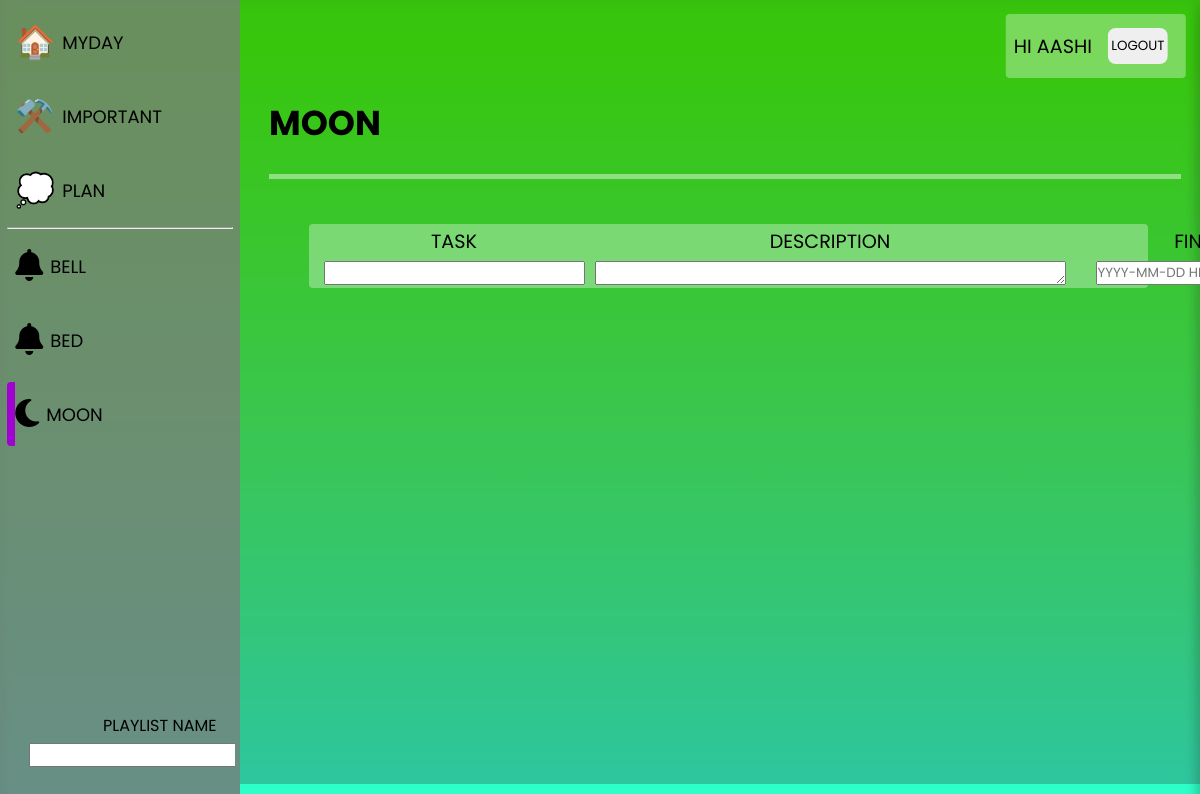
/moon/ (signed in), run on the app's committed database.
### todo/models.py (models this page shows, shortened)
class PlayListClass(models.Model):
    id = models.UUIDField(primary_key=True, default=uuid.uuid4, editable=False,unique=True)
    user=models.ForeignKey(User, verbose_name='User', on_delete=models.CASCADE,null=True)
    title=models.CharField(max_length=50)
    playlist=models.ForeignKey(TodoClass, verbose_name="plan", on_delete=models.CASCADE,blank=True,null=True)
    finished=models.ForeignKey(FinishTimeClass, verbose_name="playlist_finished", on_delete=models.CASCADE,blank=True,null=True)
    class Meta:
        verbose_name='playlist'
        verbose_name_plural='playlists'

class TodoClass(models.Model):
    id = models.UUIDField(primary_key=True, default=uuid.uuid4, editable=False,unique=True)
    title=models.CharField(max_length=100,verbose_name='title',name='title')
    description=models.TextField(verbose_name='description',blank=True)
    create_time=models.DateTimeField(default=timezone.now)
    star=models.BooleanField(default=False,verbose_name='Star')
    finished=models.BooleanField(default=False,verbose_name='Finished')

class FinishTimeClass(models.Model):
    id = models.UUIDField(primary_key=True, default=uuid.uuid4, editable=False,unique=True)
    finish_time=models.DateTimeField(auto_now=False, auto_now_add=False,blank=True)

### todo/views.py (the view)
# urls.py: path('<str:playlist>/',combined_function,name='todo'),
@login_required
def combined_function(request, playlist):
    user=request.user
    time = False
    ctr = None
    heading = set()
    play = PlayListClass.objects.filter(user=user).order_by('title')
    for lst in play:
        heading.add(lst.title)
    tasks = {}
    if playlist == 'myday':
        playlists = MyDayClass.objects.filter(user=user, playlist__create_time__date=current_date).order_by(Case(When(playlist__finished=False, then=0), default=1),'-playlist__create_time')
        ctr = MyDayClass
    elif playlist == 'important':
        playlists = ImportantClass.objects.filter(user=user).order_by(Case(When(playlist__finished=False, then=0), default=1),'-playlist__create_time')
        ctr = ImportantClass
    elif playlist == 'plan':
        playlists = PlanClass.objects.filter(user=user).order_by(Case(When(playlist__finished=False, then=0), default=1),'-playlist__create_time')
        ctr = PlanClass
        time = True
    else:
        playlists = PlayListClass.objects.filter(Q(title=playlist.lower()) & Q(user=user)).order_by(Case(When(playlist__finished=False, then=0), default=1),'-playlist__create_time')
        ctr = PlayListClass
        time = True
    for ptr in playlists:
        if ptr.finished:
            if ptr.finished.finish_time < timezone.now():
                ptr.playlist.finished = True
                ptr.playlist.save()
                ptr.save()
            tasks[ptr.playlist] = ptr.finished
        else:
            if ptr.playlist!=None and ptr.playlist.create_time.date() < timezone.now().date():
                ptr.playlist.finished = True
                ptr.playlist.save()
                ptr.save()
            tasks[ptr.playlist] = None
    if request.method == "POST":
        form3=NewPlayListForm(request.POST)
        form1 = TodoForm(request.POST)
        if form3.is_valid() and form3.cleaned_data.get('form_type') == 'form3':
            var=form3.save()
            var.user=user
            var.save()
            return redirect('todo',playlist=playlist)
        form2 = None
        if time:
            form2 = FinishTimeForm(request.POST)
        if form1.is_valid() and form1.cleaned_data.get('form_type') == 'form1':
            todo = form1.save()
        if form2 is not None and form2.is_valid():
            finish = form2.save()
        if ctr == PlayListClass:
            ctr = PlayListClass.objects.create(title=playlist,user=user, playlist=todo, finished=finish)
            print(ctr.id)
        elif time:
            ctr = ctr.objects.create(playlist=todo, finished=finish,user=user)
        else:
            ctr = ctr.objects.create(playlist=todo,user=user)
        return redirect('todo', playlist=playlist)
    else:
        form1 = TodoForm()
        form2 = None
        if time:
            form2 = FinishTimeForm()
        form3=NewPlayListForm()
    if tasks!={None:None}:
        valid=True
    else:
        valid=False
    context = {
        'tasks': tasks,
        'headings': heading,
        'form1': form1,
        'form2': form2,
        'form3':form3,
        "list":valid,
        "playlist": playlist,
        "path":str(playlist),
    }
    print('/'+str(playlist)+'/')
    return render(request, template_name, context)

### todo/forms.py
class TodoForm(forms.ModelForm):
    form_type = forms.CharField(widget=forms.HiddenInput(), initial='form1',label='')
    class Meta:
        model=TodoClass
        fields=['title','description']
        labels={
            "title":"task",
        }

class FinishTimeForm(forms.ModelForm):
    class Meta:
        model=FinishTimeClass
        fields=['finish_time']
        widgets = {
            'finish_time': forms.DateTimeInput(attrs={'placeholder': 'YYYY-MM-DD HH-MM-SS'}),
        }

### templates/home.html (shortened to what this page needs)
{% load static %}
<!DOCTYPE html>
<html lang="en">
<head>
    <link rel="stylesheet" href={% static '/css/style.css' %}>
</head>
<body>
    <div class="box">
        <div class="container1">
            <nav>
                <div class="items">
                    <div class="store">
                        <ul>
                            <li
                            {% if request.path == '/myday/' %}
                            style="border-left:8px solid #02d002;"
                    {% else %}
                    style="border-left:8px solid transparent ;"
                    {% endif %}
                    >
                    <span class="logo">🏠</span>
                    <a href="{% url 'todo' 'myday' %}">myday</a>
                </li>
                <li
                {% if request.path == '/important/' %}
                style="border-left:8px solid #02d099;"
                {% else %}
                style="border-left:8px solid transparent;"
                {% endif %}
                >
                <span class="logo">⚒️</span>
                <a href="{% url 'todo' 'important' %}">important</a>
            </li>
            <li
            {% if request.path == '/plan/' %}
            style="border-left:8px solid #d04e02;"
            {% else %}
            style="border-left:8px solid transparent;"
            {% endif %}
            >
            <span class="logo">💭</span>
            <a href="{% url 'todo' 'plan' %}"plan>plan</a>
        </li>
        <hr>
        {% for heading in headings %}
        <li
        {% if  heading in request.path %}
        style="border-left:8px solid #a002d0;"
        {% else %}
        style="border-left:8px solid transparent;"
        {% endif %}
        >
        <span class="logo"><i class="fa-solid fa-{{heading}} fa-bell {% if heading == path %}fa-shake{% endif %} fa-1x"></i></span>
        <a href="{% url 'todo' playlist=heading %}">{{ heading }}</a>
    </li>
    {% endfor %}
</ul>
</div>
<div class="create-new-playlist">
                    {% include 'create-playlist.html' %}
                </div>
            </div>
        </nav>
    </div>
    <div class="container2">
        <div class="user">
            <div class="username">hi {{request.user.username}}</div>
            <button>
                <a href="{% url 'logout' %}">Logout</a>
            </button>
        </div>
        {% include 'fullpage.html' %}
</div>
</body>
</html>

### templates/create-playlist.html (shortened to what this page needs)
<div class="form-container">
    <form method="post">
        <div class="form1">
            {% for form in form3 %}
            <div class="field">
                <div class="label">{{ form.label }}</div>
                <div class="input">{{ form }}</div>
                </div>
                {% endfor %}
            </div>
    </form>
</div>

### templates/fullpage.html (shortened to what this page needs)
{% load static %}
<div class="card">
    <div class="lookup">
        <div class="heading">
            <h2>
                {{ playlist }}
            </h2>
          </div>
          <div class="form">
            {% include 'create-task.html' %}
        </div>
</div>

### templates/create-task.html (shortened to what this page needs)
<div class="form-container">
    <form method="post">
        <div class="form1">
            {% for form in form1 %}
            <div class="field">
                <div class="label">{{ form.label }}</div>
                <div class="input">{{ form }}</div>
                </div>
                {% endfor %}
            </div>
            <div class="form2">
                {% if form2 %}
                {% for form in form2 %}
                <div class="field">
                    <div class="label">{{ form.label }}</div>
                    <div class="input">{{ form }}</div>
                </div>
                {% endfor %}
                {% endif %}
            </div>
    </form>
</div>

### static/css/style.css (style rules this page uses)
* { margin: 0; padding: 0; font-family: 'Poppins', sans-serif; text-transform: uppercase; }
.items { display: flex; justify-content: center; flex-direction: column; align-items: center; border: 5px solid transparent; justify-content: space-between; overflow-y: scroll; height: 100vh; }
nav { height: 100%; }
.store { width: 98%; height: 83%; overflow-y: scroll; overflow-x: hidden; }
.items .store ul { display: flex; justify-content: center; flex-direction: column; width: 100%; }
li { list-style: none; font-size: 18px; margin: 5px 0; width: 100%; border-radius: 4px; height: 64px; display: flex; align-items: center; overflow: hidden; justify-content: space-evenly; }
a { color: black; text-decoration: none; width: 100%; padding: 100% 0; }
.box { display: flex; justify-content: space-between; flex-direction: row; }
.container2 { padding: 2%; width: 76vw; color: black; height: 92vh; font-size: larger; background-color: #30303046; overflow-y: scroll; overflow-x: hidden; }
.container1 { background-color: #757575cf; backdrop-filter: blur(4px); width: 20%; overflow-y: scroll; }
.lookup { display: flex; flex-direction: column; justify-content: center; align-items: center; }
.logo { font-size: 32px; margin-right: 7px; }
.lookup .heading { margin: 0 0 40px 10px; display: flex; justify-items: start; width: 100%; font-size: 23px; padding-bottom: 25px; border-bottom: 5px solid #ffffff70; }
.form { width: 100%; margin-left: 85px; margin-bottom: 38px; }
.form-container { display: flex; width: 92%; justify-content: space-between; background-color: rgba(255, 255, 255, 33%); height: 64px; margin: 5px 2px; align-items: center; border-radius: 4px; }
form { display: flex; justify-content: inherit; width: 100%; align-items: center; }
.form1,.form2 { margin-left: 10px; }
.label { text-align: center; }
button { border-radius: 8px; border: 2px solid transparent; margin-right: 10px; height: 36px; width: 60px; cursor: pointer; }
.input { height: 29px; display: flex; align-items: flex-end; justify-content: center; }
.field { margin: 0 5px; }
.form1,.form2 { display: flex; align-items: center; }
textarea { width: auto; height: 22px; }
.create-new-playlist .form-container form .form1 { margin-bottom: 17px; margin-right: 5px; }
.create-new-playlist .form-container { background-color: transparent; align-items: center; margin-bottom: 25px; }
.create-new-playlist { width: 100%; display: flex; justify-content: center; }
.user { display: flex; transform: translate(411% ,-15px); justify-content: flex-end; width: 15vw; overflow: hidden; justify-content: space-around; background-color: rgba(255, 255, 255, 33%); height: 64px; margin: 5px 2px; align-items: center; border-radius: 4px; }
.username { overflow: hidden; }

### templates/home.html (style rules this page uses)
body { background-image: linear-gradient(to bottom,#41ff00,#00ff1dba,#00ffbbcc); background-repeat: round; position: relative; z-index: -1; backdrop-filter: drop-shadow(2px 4px 6px black) contrast(1.095) blur(7px); overflow:hidden; }

### data on the page
PlayListClass: headings "BELL"
PlayListClass: headings "BED"
PlayListClass: headings "MOON", title "MOON"

### other printed values
{{ request.user.username }} "AASHI"
